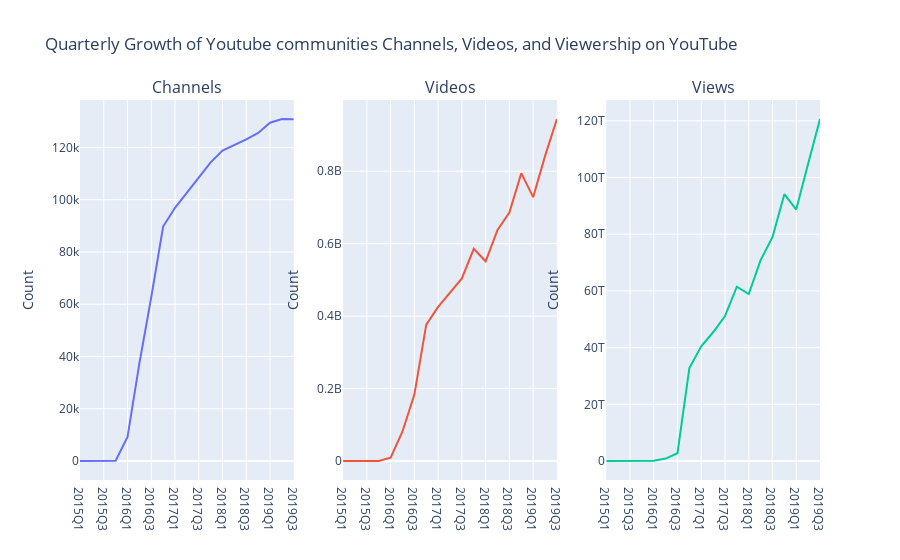

The code cell stored with this chart in its notebook:
### Code cell
# Visualization 1: Line graph showing the year-on-year growth of gaming channels, videos, and viewership
# Preprocess the 'df_timeseries' for year-on-year analysis
# Example code for preprocessing
df_timeseries['datetime'] = pd.to_datetime(df_timeseries['datetime'])
df_timeseries['month_year'] = df_timeseries['datetime'].dt.to_period('Q')

# Example aggregation for monthly data
monthly_stats = df_timeseries.groupby('month_year').agg({
    'channel': 'nunique', 
    'videos': 'sum', 
    'views': 'sum'
}).reset_index()

# Creating the subplots
fig1 = make_subplots(rows=1, cols=3, subplot_titles=('Channels', 'Videos', 'Views'))

# Adding traces
fig1.add_trace(go.Scatter(x=monthly_stats['month_year'].astype(str), y=monthly_stats['channel'], mode='lines', name='Channels'), row=1, col=1)
fig1.add_trace(go.Scatter(x=monthly_stats['month_year'].astype(str), y=monthly_stats['videos'], mode='lines', name='Videos'), row=1, col=2)
fig1.add_trace(go.Scatter(x=monthly_stats['month_year'].astype(str), y=monthly_stats['views'], mode='lines', name='Views'), row=1, col=3)

# Updating layout
fig1.update_layout(title='Quarterly Growth of Youtube communities Channels, Videos, and Viewership on YouTube', showlegend=False)
fig1.update_xaxes(title_text='Month-Year', row=3, col=1)
fig1.update_yaxes(title_text='Count')

# Display the figure
fig1.show()

fig1.write_html("quarterly_growth_gaming.html")

### Figure 1 — Plotly figure (JSON) as saved in the notebook; plotly's stock layout.template omitted (floating-point values rounded to 4 significant figures)
{"data": [{"mode": "lines", "name": "Channels", "type": "scatter", "x": ["2015Q1", "2015Q2", "2015Q3", "2015Q4", "2016Q1", "2016Q2", "2016Q3", "2016Q4", "2017Q1", "2017Q2", "2017Q3", "2017Q4", "2018Q1", "2018Q2", "2018Q3", "2018Q4", "2019Q1", "2019Q2", "2019Q3"], "xaxis": "x", "y": [13, 32, 59, 122, 9180, 37372, 62737, 89754, 96903, 102670, 108384, 114287, 118818, 120894, 123102, 125543, 129473, 130891, 130793], "yaxis": "y"}, {"mode": "lines", "name": "Videos", "type": "scatter", "x": ["2015Q1", "2015Q2", "2015Q3", "2015Q4", "2016Q1", "2016Q2", "2016Q3", "2016Q4", "2017Q1", "2017Q2", "2017Q3", "2017Q4", "2018Q1", "2018Q2", "2018Q3", "2018Q4", "2019Q1", "2019Q2", "2019Q3"], "xaxis": "x2", "y": [25543, 35895, 82690, 326920, 9048540, 81444195, 183362530, 376322829, 425452923, 464248452, 504035871, 585634388, 551254787, 637777470, 685949819, 794518253, 728279990, 841633523, 944085759], "yaxis": "y2"}, {"mode": "lines", "name": "Views", "type": "scatter", "x": ["2015Q1", "2015Q2", "2015Q3", "2015Q4", "2016Q1", "2016Q2", "2016Q3", "2016Q4", "2017Q1", "2017Q2", "2017Q3", "2017Q4", "2018Q1", "2018Q2", "2018Q3", "2018Q4", "2019Q1", "2019Q2", "2019Q3"], "xaxis": "x3", "y": [6010000000.0, 7402000000.0, 9612000000.0, 14370000000.0, 109900000000.0, 874000000000.0, 2760000000000.0, 32780000000000.0, 40450000000000.0, 45420000000000.0, 51120000000000.0, 61520000000000.0, 58910000000000.0, 70890000000000.0, 78980000000000.0, 94110000000000.0, 88700000000000.0, 104800000000000.0, 120600000000000.0], "yaxis": "y3"}], "layout": {"annotations": [{"font": {"size": 16}, "showarrow": false, "text": "Channels", "x": 0.1444, "xanchor": "center", "xref": "paper", "y": 1, "yanchor": "bottom", "yref": "paper"}, {"font": {"size": 16}, "showarrow": false, "text": "Videos", "x": 0.5, "xanchor": "center", "xref": "paper", "y": 1, "yanchor": "bottom", "yref": "paper"}, {"font": {"size": 16}, "showarrow": false, "text": "Views", "x": 0.8556, "xanchor": "center", "xref": "paper", "y": 1, "yanchor": "bottom", "yref": "paper"}], "showlegend": false, "title": {"text": "Quarterly Growth of Youtube communities Channels, Videos, and Viewership on YouTube"}, "xaxis": {"anchor": "y", "domain": [0, 0.2889]}, "xaxis2": {"anchor": "y2", "domain": [0.3556, 0.6444]}, "xaxis3": {"anchor": "y3", "domain": [0.7111, 1]}, "yaxis": {"anchor": "x", "domain": [0, 1], "title": {"text": "Count"}}, "yaxis2": {"anchor": "x2", "domain": [0, 1], "title": {"text": "Count"}}, "yaxis3": {"anchor": "x3", "domain": [0, 1], "title": {"text": "Count"}}}}
